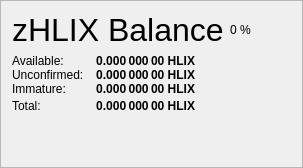
                   <widget class="QFrame" name="frame_ZerocoinBalances">
                    <property name="frameShape">
                     <enum>QFrame::StyledPanel</enum>
                    </property>
                    <property name="frameShadow">
                     <enum>QFrame::Raised</enum>
                    </property>
                    <layout class="QVBoxLayout" name="verticalLayout_7">
                     <item>
                      <layout class="QHBoxLayout" name="horizontalLayout_8" stretch="0,0,0">
                       <item>
                        <widget class="QLabel" name="label_5z_3">
                         <property name="minimumSize">
                          <size>
                           <width>0</width>
                           <height>20</height>
                          </size>
                         </property>
                         <property name="font">
                          <font>
                           <pointsize>24</pointsize>
                           <weight>50</weight>
                           <bold>false</bold>
                          </font>
                         </property>
                         <property name="text">
                          <string>zHLIX Balance</string>
                         </property>
                        </widget>
                       </item>
                       <item>
                        <widget class="QLabel" name="labelzHLIXPercent">
                         <property name="text">
                          <string notr="true">0 %</string>
                         </property>
                        </widget>
                       </item>
                       <item>
                        <spacer name="horizontalSpacer_11">
                         <property name="orientation">
                          <enum>Qt::Horizontal</enum>
                         </property>
                         <property name="sizeHint" stdset="0">
                          <size>
                           <width>40</width>
                           <height>20</height>
                          </size>
                         </property>
                        </spacer>
                       </item>
                      </layout>
                     </item>
                     <item>
                      <layout class="QGridLayout" name="gridLayout_5">
                       <property name="horizontalSpacing">
                        <number>12</number>
                       </property>
                       <property name="verticalSpacing">
                        <number>0</number>
                       </property>
                       <item row="1" column="0">
                        <widget class="QLabel" name="labelzBalanceMatureText">
                         <property name="toolTip">
                          <string>Mature: more than 20 confirmation and more than 3 mints of the same denomination after it was minted.
These zHLIX are spendable.</string>
                         </property>
                         <property name="text">
                          <string>Available:</string>
                         </property>
                        </widget>
                       </item>
                       <item row="1" column="1">
                        <widget class="QLabel" name="labelzBalanceMature">
                         <property name="font">
                          <font>
                           <weight>75</weight>
                           <bold>true</bold>
                          </font>
                         </property>
                         <property name="toolTip">
                          <string>Mature: more than 20 confirmation and more than 3 mints of the same denomination after it was minted.
These zHLIX are spendable.</string>
                         </property>
                         <property name="text">
                          <string notr="true">0.000 000 00 HLIX</string>
                         </property>
                         <property name="alignment">
                          <set>Qt::AlignRight|Qt::AlignTrailing|Qt::AlignVCenter</set>
                         </property>
                        </widget>
                       </item>
                       <item row="2" column="0">
                        <widget class="QLabel" name="labelzBalanceUnconfirmedText">
                         <property name="toolTip">
                          <string>Unconfirmed: less than 20 confirmations
Immature: confirmed, but less than 3 mints of the same denomination after it was minted</string>
                         </property>
                         <property name="text">
                          <string>Unconfirmed:</string>
                         </property>
                        </widget>
                       </item>
                       <item row="2" column="1">
                        <widget class="QLabel" name="labelzBalanceUnconfirmed">
                         <property name="font">
                          <font>
                           <weight>75</weight>
                           <bold>true</bold>
                          </font>
                         </property>
                         <property name="toolTip">
                          <string>Unconfirmed: less than 20 confirmations
Immature: confirmed, but less than 3 mints of the same denomination after it was minted</string>
                         </property>
                         <property name="text">
                          <string notr="true">0.000 000 00 HLIX</string>
                         </property>
                         <property name="alignment">
                          <set>Qt::AlignRight|Qt::AlignTrailing|Qt::AlignVCenter</set>
                         </property>
                        </widget>
                       </item>
                       <item row="3" column="0">
                        <widget class="QLabel" name="labelzBalanceImmatureText">
                         <property name="toolTip">
                          <string>Unconfirmed: less than 20 confirmations
Immature: confirmed, but less than 3 mints of the same denomination after it was minted</string>
                         </property>
                         <property name="text">
                          <string>Immature:</string>
                         </property>
                        </widget>
                       </item>
                       <item row="3" column="1">
                        <widget class="QLabel" name="labelzBalanceImmature">
                         <property name="font">
                          <font>
                           <weight>75</weight>
                           <bold>true</bold>
                          </font>
                         </property>
                         <property name="toolTip">
                          <string>Unconfirmed: less than 20 confirmations
Immature: confirmed, but less than 3 mints of the same denomination after it was minted</string>
                         </property>
                         <property name="text">
                          <string notr="true">0.000 000 00 HLIX</string>
                         </property>
                         <property name="alignment">
                          <set>Qt::AlignRight|Qt::AlignTrailing|Qt::AlignVCenter</set>
                         </property>
                        </widget>
                       </item>
                       <item row="4" column="0">
                        <widget class="QLabel" name="labelzBalanceText">
                         <property name="toolTip">
                          <string>Your current zHLIX balance, unconfirmed and immature zHLIX included.</string>
                         </property>
                         <property name="text">
                          <string>Total:</string>
                         </property>
                        </widget>
                       </item>
                       <item row="4" column="1">
                        <widget class="QLabel" name="labelzBalance">
                         <property name="font">
                          <font>
                           <weight>75</weight>
                           <bold>true</bold>
                          </font>
                         </property>
                         <property name="cursor">
                          <cursorShape>IBeamCursor</cursorShape>
                         </property>
                         <property name="toolTip">
                          <string>Your current zHLIX balance, unconfirmed and immature zHLIX included.</string>
                         </property>
                         <property name="text">
                          <string notr="true">0.000 000 00 HLIX</string>
                         </property>
                         <property name="alignment">
                          <set>Qt::AlignRight|Qt::AlignTrailing|Qt::AlignVCenter</set>
                         </property>
                         <property name="textInteractionFlags">
                          <set>Qt::LinksAccessibleByMouse|Qt::TextSelectableByKeyboard|Qt::TextSelectableByMouse</set>
                         </property>
                        </widget>
                       </item>
                       <item row="4" column="2">
                        <spacer name="horizontalSpacer_4">
                         <property name="orientation">
                          <enum>Qt::Horizontal</enum>
                         </property>
                         <property name="sizeHint" stdset="0">
                          <size>
                           <width>40</width>
                           <height>20</height>
                          </size>
                         </property>
                        </spacer>
                       </item>
                      </layout>
                     </item>
                     <item>
                      <spacer name="verticalSpacer_4">
                       <property name="orientation">
                        <enum>Qt::Vertical</enum>
                       </property>
                       <property name="sizeHint" stdset="0">
                        <size>
                         <width>20</width>
                         <height>40</height>
                        </size>
                       </property>
                      </spacer>
                     </item>
                    </layout>
                   </widget>
